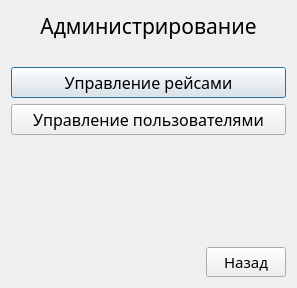
<?xml version="1.0" encoding="UTF-8"?>
<ui version="4.0">
 <class>MenuAdmin</class>
 <widget class="QDialog" name="MenuAdmin">
  <property name="geometry">
   <rect>
    <x>0</x>
    <y>0</y>
    <width>297</width>
    <height>288</height>
   </rect>
  </property>
  <property name="font">
   <font>
    <family>Mongolian Baiti</family>
   </font>
  </property>
  <property name="windowTitle">
   <string>Dialog</string>
  </property>
  <layout class="QVBoxLayout" name="verticalLayout">
   <item>
    <widget class="QLabel" name="mainLabel">
     <property name="font">
      <font>
       <family>Mongolian Baiti</family>
       <pointsize>16</pointsize>
      </font>
     </property>
     <property name="text">
      <string>Администрирование</string>
     </property>
     <property name="alignment">
      <set>Qt::AlignCenter</set>
     </property>
    </widget>
   </item>
   <item>
    <spacer name="horizontalSpacer_2">
     <property name="orientation">
      <enum>Qt::Horizontal</enum>
     </property>
     <property name="sizeHint" stdset="0">
      <size>
       <width>40</width>
       <height>20</height>
      </size>
     </property>
    </spacer>
   </item>
   <item>
    <widget class="QPushButton" name="buttonControlRaces">
     <property name="font">
      <font>
       <family>Mongolian Baiti</family>
       <pointsize>12</pointsize>
      </font>
     </property>
     <property name="text">
      <string>Управление рейсами</string>
     </property>
    </widget>
   </item>
   <item>
    <widget class="QPushButton" name="buttonControlUsers">
     <property name="font">
      <font>
       <family>Mongolian Baiti</family>
       <pointsize>12</pointsize>
      </font>
     </property>
     <property name="text">
      <string>Управление пользователями</string>
     </property>
    </widget>
   </item>
   <item>
    <spacer name="verticalSpacer">
     <property name="orientation">
      <enum>Qt::Vertical</enum>
     </property>
     <property name="sizeHint" stdset="0">
      <size>
       <width>20</width>
       <height>40</height>
      </size>
     </property>
    </spacer>
   </item>
   <item>
    <layout class="QHBoxLayout" name="horizontalLayout">
     <item>
      <spacer name="horizontalSpacer">
       <property name="orientation">
        <enum>Qt::Horizontal</enum>
       </property>
       <property name="sizeHint" stdset="0">
        <size>
         <width>40</width>
         <height>20</height>
        </size>
       </property>
      </spacer>
     </item>
     <item>
      <widget class="QPushButton" name="accept">
       <property name="font">
        <font>
         <family>Mongolian Baiti</family>
         <pointsize>11</pointsize>
        </font>
       </property>
       <property name="text">
        <string>Назад</string>
       </property>
      </widget>
     </item>
    </layout>
   </item>
  </layout>
 </widget>
 <resources/>
 <connections>
  <connection>
   <sender>accept</sender>
   <signal>clicked()</signal>
   <receiver>MenuAdmin</receiver>
   <slot>accept()</slot>
   <hints>
    <hint type="sourcelabel">
     <x>241</x>
     <y>264</y>
    </hint>
    <hint type="destinationlabel">
     <x>145</x>
     <y>143</y>
    </hint>
   </hints>
  </connection>
 </connections>
</ui>
